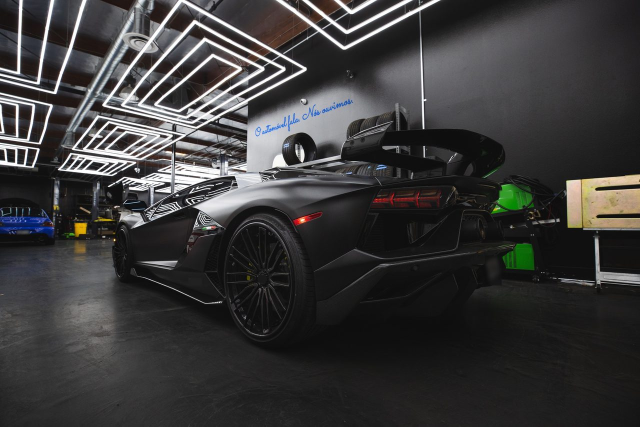
#> input picture site/assets/fotos/inicio-1280.jpg, 1280 x 853 px (shown at 1/2 size)
$ python limpar_inicio.py ../../site/assets/fotos/inicio-1280.jpg ../../site/assets/fotos/inicio-1920.jpg
#> lines starting #> are read from the running program, lines starting #| are printed output that depends on the picture
### ferramentas/foto/limpar.py
"""Funções para tirar emblemas, marcas e matrículas de uma fotografia (preencher com a cor à volta ou desfocar)."""
import random
from PIL import Image, ImageDraw, ImageFilter, ImageStat


def _mascara(w, h, pena, circulo=False):
    m = Image.new("L", (w, h), 0)
    d = ImageDraw.Draw(m)
    (d.ellipse if circulo else d.rectangle)((pena, pena, w - pena, h - pena), fill=255)
    return m.filter(ImageFilter.GaussianBlur(pena / 1.5))


def preencher(im, caixa, margem=14, pena=8, circulo=False, amostra=None):
    x1, y1, x2, y2 = caixa
    if amostra:  # zona escolhida à mão com a cor certa
        cor = tuple(int(v) for v in ImageStat.Stat(im.crop(amostra)).median)
    else:
        aneis = [(x1 - margem, y1 - margem, x2 + margem, y1), (x1 - margem, y2, x2 + margem, y2 + margem),
                 (x1 - margem, y1, x1, y2), (x2, y1, x2 + margem, y2)]
        cores = [ImageStat.Stat(im.crop(a)).median for a in aneis]
        cor = tuple(sorted(c[i] for c in cores)[len(cores) // 2] for i in range(3))
    w, h = x2 - x1, y2 - y1
    remendo = Image.new("RGB", (w, h), cor)
    grao = Image.effect_noise((w, h), 10).convert("RGB")
    remendo = Image.blend(remendo, grao, 0.05)
    im.paste(remendo, (x1, y1), _mascara(w, h, pena, circulo))


def desfocar(im, caixa, raio=16, pena=6, escurecer=0.0):
    x1, y1, x2, y2 = caixa
    pad = raio * 3
    zona = im.crop((x1 - pad, y1 - pad, x2 + pad, y2 + pad)).filter(ImageFilter.GaussianBlur(raio))
    zona = zona.crop((pad, pad, pad + x2 - x1, pad + y2 - y1))
    if escurecer:
        zona = Image.blend(zona, Image.new("RGB", zona.size, (12, 12, 14)), escurecer)
    im.paste(zona, (x1, y1), _mascara(x2 - x1, y2 - y1, pena))

### ferramentas/foto/limpar_inicio.py
#!/usr/bin/env python3
"""Limpa a fotografia da página inicial (Pexels 8664308): tira emblemas, a inscrição e a placa do modelo,
as matrículas e a marca das máquinas de soldar. A licença da Pexels não cobre marcas nem permite sugerir
que a marca do carro está associada à GARC.

Uso: python3 ferramentas/foto/limpar_inicio.py ORIGINAL.jpg LIMPA.jpg
Depois: python3 ferramentas/foto/frase_parede.py LIMPA.jpg COM_FRASE.jpg
        python3 ferramentas/foto/preparar.py COM_FRASE.jpg inicio --estreito 1480,0,4398,3648
(o recorte ao alto, 4:5, é o que aparece nos telemóveis; deixa margem à esquerda da frase)
As coordenadas são do original da Pexels (5472 x 3648 px).
"""
import sys
from pathlib import Path

from PIL import Image

sys.path.insert(0, str(Path(__file__).parent))
from limpar import desfocar, preencher  # noqa: E402


def limpar(origem, destino):
#> called with origem = '../../site/assets/fotos/inicio-1280.jpg', destino = '../../site/assets/fotos/inicio-1920.jpg'
    im = Image.open(origem).convert("RGB")
#> im is the input picture: PIL image 1280x853 RGB; mean R, G, B 59.4, 58.7, 58.6
    desfocar(im, (4140, 2180, 4295, 2445), raio=18, escurecer=0.55)   # matrícula do carro
#> in desfocar, `zona = im.crop((x1 - pad, y1 - pad, x2 + pad, y2 + pad)).filter(ImageF..`: zona: PIL image 263x373 RGB; every value is 0
#> in desfocar, `zona = zona.crop((pad, pad, pad + x2 - x1, pad + y2 - y1))`: zona: PIL image 155x265 RGB; every value is 0
#> in _mascara, `m = Image.new("L", (w, h), 0)`: m: PIL image 155x265 L; every value is 0
    desfocar(im, (135, 1962, 260, 2012), raio=10, escurecer=0.3)      # matrícula do carro azul
#> in desfocar (call 2), `zona = im.crop((x1 - pad, y1 - pad, x2 + pad, y2 + pad)).filter(ImageF..`: zona: PIL image 185x110 RGB; every value is 0
#> in desfocar (call 2), `zona = zona.crop((pad, pad, pad + x2 - x1, pad + y2 - y1))`: zona: PIL image 125x50 RGB; every value is 0
#> in _mascara (call 2), `m = Image.new("L", (w, h), 0)`: m: PIL image 125x50 L; every value is 0
    preencher(im, (4068, 1672, 4192, 1748))                            # inscrição da marca na traseira
#> in preencher, `cores = [ImageStat.Stat(im.crop(a)).median for a in aneis]`: cores = [[0, 0, 0], [0, 0, 0], [0, 0, 0], [0, 0, 0]]
#> in preencher, `cor = tuple(sorted(c[i] for c in cores)[len(cores) // 2] for i in rang..`: cor = (0, 0, 0)
#> in preencher, `remendo = Image.new("RGB", (w, h), cor)`: remendo: PIL image 124x76 RGB; every value is 0
#> call 3 of _mascara, with w = 124, h = 76, pena = 8, circulo = False
#> in _mascara (call 3), `m = Image.new("L", (w, h), 0)`: m: PIL image 124x76 L; every value is 0
#> in _mascara (call 3), `return m.filter(ImageFilter.GaussianBlur(pena / 1.5))`:
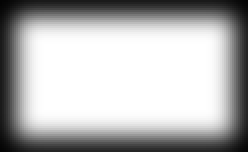
#> returned value: PIL image 124x76 L (shown 2 times larger); min 3, max 255, mean 178.7
    preencher(im, (2198, 2343, 2288, 2433), circulo=True, margem=10, pena=6)   # emblema da roda de trás
#> call 2 of preencher, with caixa = (2198, 2343, 2288, 2433), margem = 10, pena = 6, circulo = True
#> in preencher (call 2), `remendo = Image.new("RGB", (w, h), cor)`: remendo: PIL image 90x90 RGB; every value is 0
#> in preencher (call 2), `grao = Image.effect_noise((w, h), 10).convert("RGB")`:
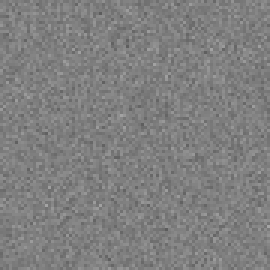
#> grao: PIL image 90x90 RGB (shown 3 times larger); min 92, max 165, mean 127.4
#> call 4 of _mascara, with w = 90, h = 90, pena = 6, circulo = True
#> in _mascara (call 4), `m = Image.new("L", (w, h), 0)`: m: PIL image 90x90 L; every value is 0
#> in _mascara (call 4), `return m.filter(ImageFilter.GaussianBlur(pena / 1.5))`:
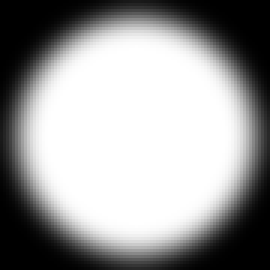
#> returned value: PIL image 90x90 L (shown 3 times larger); min 0, max 255, mean 153.7
    preencher(im, (1031, 2141, 1079, 2189), circulo=True, margem=8, pena=5)    # centro da roda da frente
#> in preencher (call 3), `remendo = Image.new("RGB", (w, h), cor)`: remendo: PIL image 48x48 RGB; every value is 0
#> in _mascara (call 5), `m = Image.new("L", (w, h), 0)`: m: PIL image 48x48 L; every value is 0
    preencher(im, (1600, 2368, 1734, 2450))                            # placa lateral com o modelo
#> in preencher (call 4), `remendo = Image.new("RGB", (w, h), cor)`: remendo: PIL image 134x82 RGB; every value is 0
#> in _mascara (call 6), `m = Image.new("L", (w, h), 0)`: m: PIL image 134x82 L; every value is 0
    preencher(im, (4262, 1622, 4394, 1706), amostra=(4290, 1600, 4370, 1616))  # marca da máquina de cima
#> in preencher (call 5), `remendo = Image.new("RGB", (w, h), cor)`: remendo: PIL image 132x84 RGB; every value is 0
#> in preencher (call 5), `remendo = Image.blend(remendo, grao, 0.05)`:
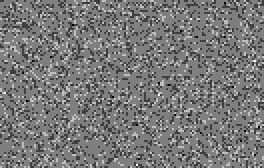
#> remendo: PIL image 132x84 RGB (shown 2 times larger); min 4, max 8, mean 5.9; drawn with min black and max white
#> in _mascara (call 7), `m = Image.new("L", (w, h), 0)`: m: PIL image 132x84 L; every value is 0
    preencher(im, (4398, 2110, 4552, 2176), amostra=(4420, 2094, 4530, 2106))  # marca da máquina de baixo
#> in preencher (call 6), `remendo = Image.new("RGB", (w, h), cor)`: remendo: PIL image 154x66 RGB; every value is 0
#> in preencher (call 6), `grao = Image.effect_noise((w, h), 10).convert("RGB")`:
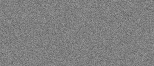
#> grao: PIL image 154x66 RGB; min 86, max 169, mean 127.4
#> in preencher (call 6), `remendo = Image.blend(remendo, grao, 0.05)`:
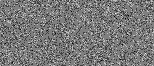
#> remendo: PIL image 154x66 RGB; min 4, max 8, mean 5.9; drawn with min black and max white
#> in _mascara (call 8), `m = Image.new("L", (w, h), 0)`: m: PIL image 154x66 L; every value is 0
#> in _mascara (call 8), `return m.filter(ImageFilter.GaussianBlur(pena / 1.5))`:
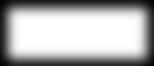
#> returned value: PIL image 154x66 L; min 3, max 255, mean 176.6
    im.save(destino, quality=95)


if __name__ == "__main__":
    if len(sys.argv) < 3:
        sys.exit(__doc__)
    limpar(sys.argv[1], sys.argv[2])

$ run again, on site/assets/fotos/inicio-estreito-1600.jpg
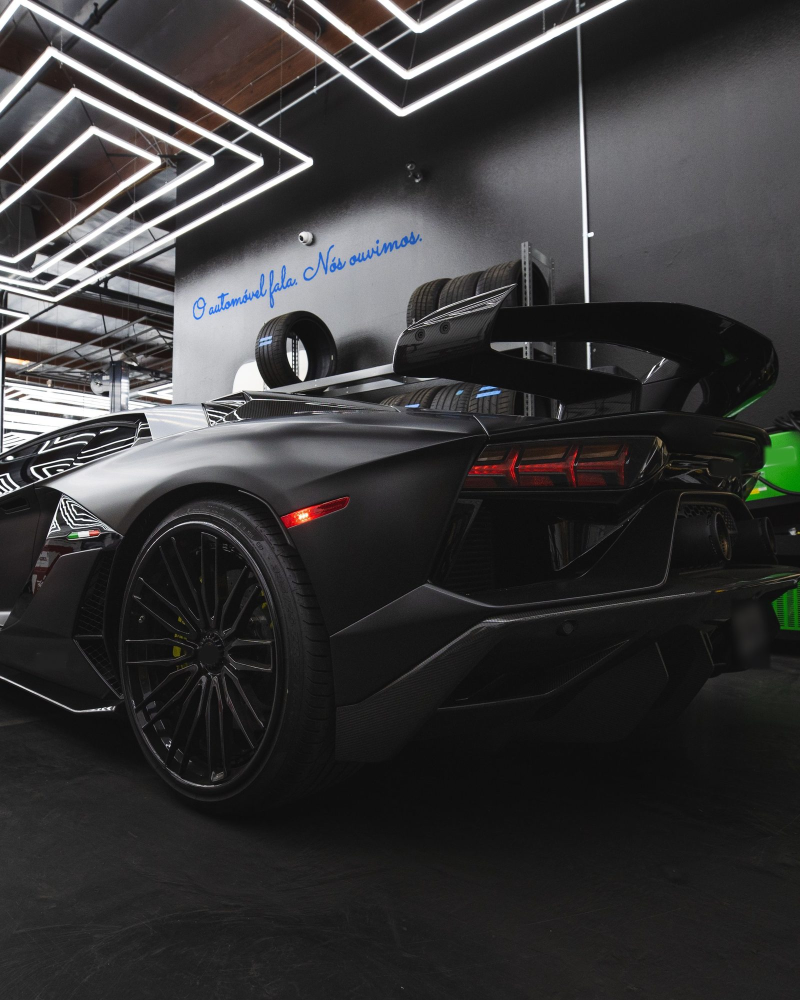
#> input picture site/assets/fotos/inicio-estreito-1600.jpg, 1600 x 2000 px (shown at 1/2 size)
#> in limpar, im is the input picture: PIL image 1600x2000 RGB; mean R, G, B 56.6, 55.9, 56.3
#> m: PIL image 155x265 L; every value is 0
#> in desfocar (call 2), `zona = im.crop((x1 - pad, y1 - pad, x2 + pad, y2 + pad)).filter(ImageF..`:
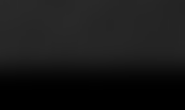
#> zona: PIL image 185x110 RGB; min 0, max 42, mean 23.6
#> in desfocar (call 2), `zona = zona.crop((pad, pad, pad + x2 - x1, pad + y2 - y1))`:
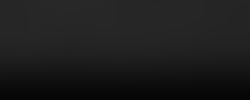
#> zona: PIL image 125x50 RGB (shown 2 times larger); min 5, max 40, mean 28.3
#> m: PIL image 125x50 L; every value is 0
#> cores = [[0, 0, 0], [0, 0, 0], [0, 0, 0], [0, 0, 0]]
#> cor = (0, 0, 0)
#> m: PIL image 124x76 L; every value is 0
#> grao: PIL image 90x90 RGB
#> m: PIL image 90x90 L; every value is 0
#> grao: PIL image 48x48 RGB
#> m: PIL image 48x48 L; every value is 0
#> grao: PIL image 134x82 RGB
#> m: PIL image 134x82 L; every value is 0
#> grao: PIL image 132x84 RGB
#> m: PIL image 132x84 L; every value is 0
#> grao: PIL image 154x66 RGB
#> m: PIL image 154x66 L; every value is 0
